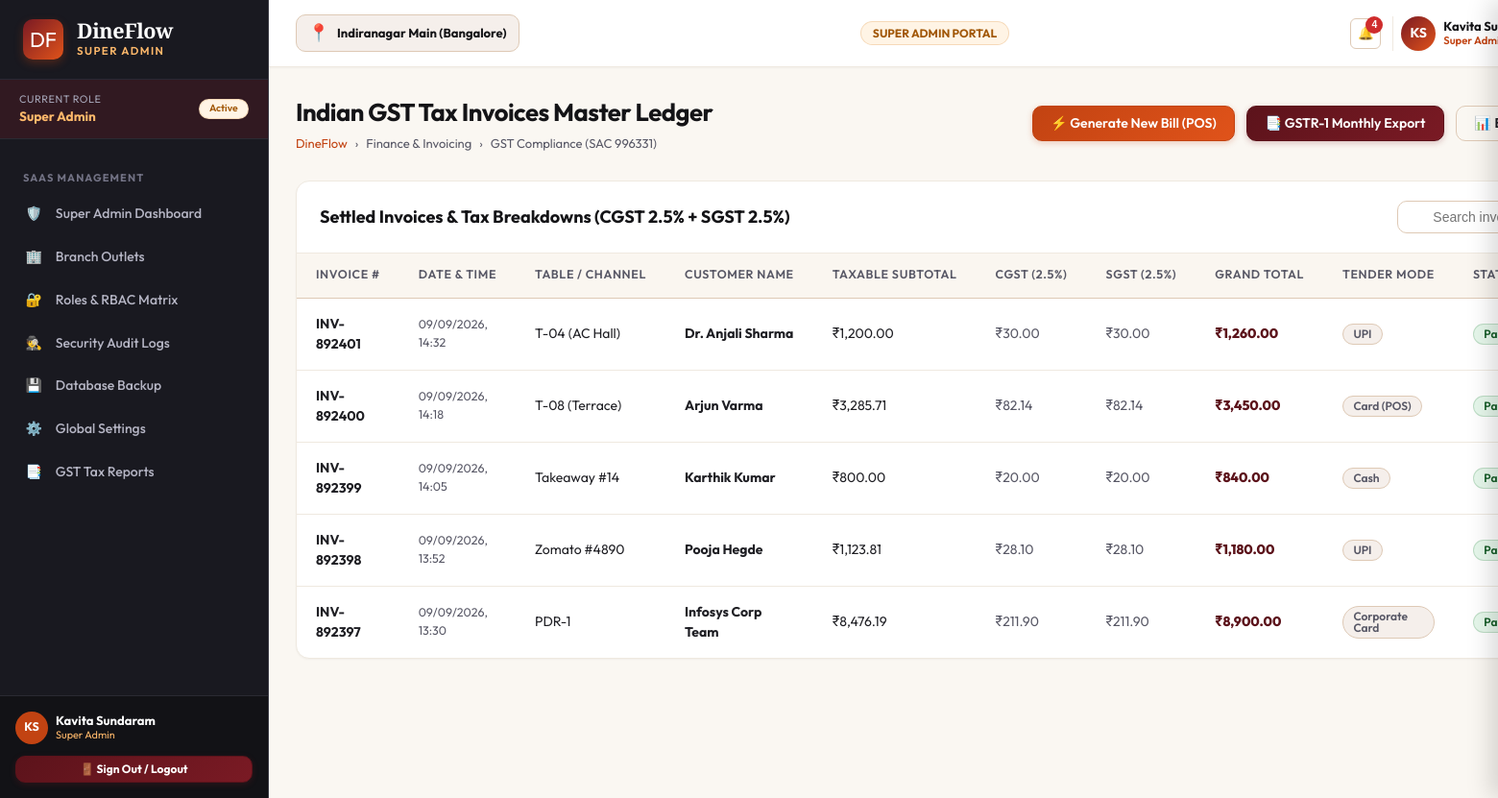
/billing/ (signed in), run on the app's committed database.
### apps/accounts/models.py (models this page shows, shortened)
class Role(models.Model):
    code = models.CharField(max_length=50, unique=True)
    name = models.CharField(max_length=100)
    description = models.TextField(blank=True, default='')
    dashboard_url = models.CharField(max_length=200, default='/dashboard/owner/')
    icon = models.CharField(max_length=50, default='shield')
    is_active = models.BooleanField(default=True)
    created_at = models.DateTimeField(auto_now_add=True)

class UserProfile(models.Model):
    user = models.OneToOneField(User, on_delete=models.CASCADE, related_name='userprofile')
    role = models.ForeignKey(Role, on_delete=models.PROTECT, related_name='users')
    branch = models.CharField(max_length=150, default='Indiranagar Main (Bangalore)')
    employee_code = models.CharField(max_length=50, blank=True, default='')
    phone = models.CharField(max_length=20, blank=True, default='')
    avatar_initials = models.CharField(max_length=5, default='DF')
    created_at = models.DateTimeField(auto_now_add=True)
    updated_at = models.DateTimeField(auto_now=True)

### apps/billing/views.py (the view)
# urls.py: path('', views.invoices, name='invoices_root'),
@role_required(['cashier', 'manager', 'owner', 'super_admin'])
def invoices(request):
    invoices_list = [
        {'inv_num': 'INV-892401', 'date': '09/09/2026, 14:32', 'table': 'T-04 (AC Hall)', 'customer': 'Dr. Anjali Sharma', 'subtotal': 1200.00, 'cgst': 30.00, 'sgst': 30.00, 'grand_total': 1260.00, 'payment_mode': 'UPI', 'status': 'paid'},
        {'inv_num': 'INV-892400', 'date': '09/09/2026, 14:18', 'table': 'T-08 (Terrace)', 'customer': 'Arjun Varma', 'subtotal': 3285.71, 'cgst': 82.14, 'sgst': 82.14, 'grand_total': 3450.00, 'payment_mode': 'Card (POS)', 'status': 'paid'},
        {'inv_num': 'INV-892399', 'date': '09/09/2026, 14:05', 'table': 'Takeaway #14', 'customer': 'Karthik Kumar', 'subtotal': 800.00, 'cgst': 20.00, 'sgst': 20.00, 'grand_total': 840.00, 'payment_mode': 'Cash', 'status': 'paid'},
        {'inv_num': 'INV-892398', 'date': '09/09/2026, 13:52', 'table': 'Zomato #4890', 'customer': 'Pooja Hegde', 'subtotal': 1123.81, 'cgst': 28.10, 'sgst': 28.10, 'grand_total': 1180.00, 'payment_mode': 'UPI', 'status': 'paid'},
        {'inv_num': 'INV-892397', 'date': '09/09/2026, 13:30', 'table': 'PDR-1', 'customer': 'Infosys Corp Team', 'subtotal': 8476.19, 'cgst': 211.90, 'sgst': 211.90, 'grand_total': 8900.00, 'payment_mode': 'Corporate Card', 'status': 'paid'},
    ]
    context = {
        'page_title': 'Indian GST Tax Invoices',
        'invoices': invoices_list
    }
    return render(request, 'billing/invoices.html', context)

### dineflow_core/templatetags/dineflow_tags.py (called while the page is built)
@register.filter(name='inr')
def inr_format(value):
    if value is None or value == '':
        return '₹0.00'
    try:
        val = float(value)
    except (ValueError, TypeError):
        return f"₹{value}"
    is_negative = val < 0
    val = abs(val)
    parts = f"{val:.2f}".split('.')
    integer_part = parts[0]
    decimal_part = parts[1]
    if len(integer_part) <= 3:
        formatted = integer_part
    else:
        last_three = integer_part[-3:]
        remaining = integer_part[:-3]
        groups = []
        while len(remaining) > 2:
            groups.insert(0, remaining[-2:])
            remaining = remaining[:-2]
        if remaining:
            groups.insert(0, remaining)
        formatted = ",".join(groups) + "," + last_three
    result = f"₹{formatted}.{decimal_part}"
    return f"-{result}" if is_negative else result

### templates/billing/invoices.html (shortened to what this page needs)
{% extends 'base.html' %}
{% load static %}
{% load dineflow_tags %}
{% block content %}
<div class="df-page-header">
  <div class="df-page-title-group">
    <h1>Indian GST Tax Invoices Master Ledger</h1>
    <div class="df-breadcrumb">
      <a href="{% url 'landing:index' %}">DineFlow</a>
      <span>›</span>
      <span>Finance & Invoicing</span>
      <span>›</span>
      <span>GST Compliance (SAC 996331)</span>
    </div>
  </div>
  <div style="display:flex; gap:0.75rem;">
    <a href="{% url 'pos:terminal' %}" class="df-btn df-btn-terracotta">
      <span>⚡ Generate New Bill (POS)</span>
    </a>
    <a href="{% url 'analytics:tax_reports' %}" class="df-btn df-btn-maroon">
      <span>📑 GSTR-1 Monthly Export</span>
    </a>
    <button class="df-btn df-btn-outline" onclick="ExportPrint.exportTableToCSV('df-invoices-table', 'gst_invoices.csv')">
      <span>📊 Export Invoices CSV</span>
    </button>
  </div>
</div>
<div class="df-card">
  <div class="df-card-header">
    <div class="df-card-title">Settled Invoices & Tax Breakdowns (CGST 2.5% + SGST 2.5%)</div>
    <div style="display:flex; gap:0.5rem;">
      <input type="text" id="df-inv-search" class="df-input-search" placeholder="Search invoice #, customer, table...">
    </div>
  </div>
  <div class="df-table-responsive">
    <table class="df-table" id="df-invoices-table">
      <thead>
        <tr>
          <th>Invoice #</th>
          <th>Date & Time</th>
          <th>Table / Channel</th>
          <th>Customer Name</th>
          <th>Taxable Subtotal</th>
          <th>CGST (2.5%)</th>
          <th>SGST (2.5%)</th>
          <th>Grand Total</th>
          <th>Tender Mode</th>
          <th>Status</th>
        </tr>
      </thead>
      <tbody>
        {% for inv in invoices %}
          <tr>
            <td><strong>{{ inv.inv_num }}</strong></td>
            <td style="font-size:0.78rem; color:var(--df-text-secondary);">{{ inv.date }}</td>
            <td>{{ inv.table }}</td>
            <td><strong>{{ inv.customer }}</strong></td>
            <td>{{ inv.subtotal|inr }}</td>
            <td style="color:var(--df-text-secondary);">{{ inv.cgst|inr }}</td>
            <td style="color:var(--df-text-secondary);">{{ inv.sgst|inr }}</td>
            <td style="font-weight:800; color:var(--df-maroon-800);">{{ inv.grand_total|inr }}</td>
            <td><span class="df-badge badge-neutral">{{ inv.payment_mode }}</span></td>
            <td><span class="df-badge badge-success">{{ inv.status }}</span></td>
          </tr>
        {% endfor %}
      </tbody>
    </table>
  </div>
</div>
{% endblock %}

### templates/partials/_sidebar.html (shortened to what this page needs)
{% load static %}
<aside class="df-sidebar">
  <div class="df-brand-header">
    <div class="df-brand-logo">DF</div>
    <div>
      <div class="df-brand-title">DineFlow</div>
      <div class="df-brand-subtitle">{{ CURRENT_USER.role_title }}</div>
    </div>
  </div>
  <div style="padding: 0.75rem 1.25rem; background: rgba(122, 26, 36, 0.25); border-bottom: 1px solid #2B2B33; display: flex; align-items: center; justify-content: space-between;">
    <div>
      <div style="font-size: 0.68rem; color: #A6A6B8; text-transform: uppercase; letter-spacing: 0.05em;">Current Role</div>
      <div style="font-size: 0.85rem; font-weight: 700; color: var(--df-saffron-400);">{{ CURRENT_USER.role_title }}</div>
    </div>
    <span class="df-badge badge-warning" style="font-size: 0.65rem;">Active</span>
  </div>
  <nav style="flex: 1; padding: 0.75rem 0 2rem; overflow-y: auto;">
    {% if CURRENT_ROLE == 'super_admin' %}
      <div class="df-nav-section-title">SaaS Management</div>
      <ul class="df-nav-list">
        <li class="df-nav-item">
          <a href="{% url 'dashboard:super_admin' %}" class="df-nav-link {% if request.resolver_match.url_name == 'super_admin' %}active{% endif %}">
            <span>🛡️</span>
            <span>Super Admin Dashboard</span>
          </a>
        </li>
        <li class="df-nav-item">
          <a href="{% url 'settings_app:branches' %}" class="df-nav-link {% if request.resolver_match.url_name == 'branches' %}active{% endif %}">
            <span>🏢</span>
            <span>Branch Outlets</span>
          </a>
        </li>
        <li class="df-nav-item">
          <a href="{% url 'settings_app:roles_permissions' %}" class="df-nav-link {% if request.resolver_match.url_name == 'roles_permissions' %}active{% endif %}">
            <span>🔐</span>
            <span>Roles & RBAC Matrix</span>
          </a>
        </li>
        <li class="df-nav-item">
          <a href="{% url 'settings_app:audit_logs' %}" class="df-nav-link {% if request.resolver_match.url_name == 'audit_logs' %}active{% endif %}">
            <span>🕵️</span>
            <span>Security Audit Logs</span>
          </a>
        </li>
        <li class="df-nav-item">
          <a href="{% url 'settings_app:backup_restore' %}" class="df-nav-link {% if request.resolver_match.url_name == 'backup_restore' %}active{% endif %}">
            <span>💾</span>
            <span>Database Backup</span>
          </a>
        </li>
        <li class="df-nav-item">
          <a href="{% url 'settings_app:general' %}" class="df-nav-link {% if request.resolver_match.url_name == 'general' %}active{% endif %}">
            <span>⚙️</span>
            <span>Global Settings</span>
          </a>
        </li>
        <li class="df-nav-item">
          <a href="{% url 'analytics:tax_reports' %}" class="df-nav-link {% if request.resolver_match.url_name == 'tax_reports' %}active{% endif %}">
            <span>📑</span>
            <span>GST Tax Reports</span>
          </a>
        </li>
      </ul>
    {% endif %}
  </nav>
  <div style="padding: 1rem; border-top: 1px solid #2B2B33; background: rgba(18, 18, 22, 0.95); margin-top: auto;">
    <div style="display: flex; align-items: center; justify-content: space-between; margin-bottom: 0.75rem;">
      <div style="display: flex; align-items: center; gap: 0.5rem;">
        <div style="width: 34px; height: 34px; border-radius: 50%; background: var(--df-terracotta-700); color: #FFF; font-weight: 700; display: flex; align-items: center; justify-content: center; font-size: 0.78rem;">
          {{ CURRENT_USER.avatar_initials }}
        </div>
        <div style="line-height: 1.2;">
          <div style="font-weight: 700; font-size: 0.8125rem; color: #FFF;">{{ CURRENT_USER.name }}</div>
          <div style="font-size: 0.68rem; color: var(--df-saffron-400);">{{ CURRENT_USER.role_title }}</div>
        </div>
      </div>
    </div>
    <div>
      <a href="{% url 'accounts:logout' %}" class="df-btn df-btn-maroon df-btn-sm" style="width: 100%; justify-content: center; font-size: 0.75rem; font-weight: 700;">
        <span>🚪 Sign Out / Logout</span>
      </a>
    </div>
  </div>
</aside>

### templates/partials/_navbar.html (shortened to what this page needs)
{% load static %}
<header class="df-navbar">
  <div style="display: flex; align-items: center; gap: 1rem;">
    <div style="display: flex; align-items: center; gap: 0.5rem; background: var(--df-bg-cream); border: 1px solid var(--df-border-medium); padding: 0.35rem 0.75rem; border-radius: var(--df-radius-md);">
      <span style="font-size: 1.1rem;">📍</span>
      <span style="font-weight: 700; font-size: 0.8125rem; color: var(--df-charcoal-900);">{{ ACTIVE_BRANCH }}</span>
    </div>
  </div>
  <div style="display: flex; align-items: center; gap: 0.75rem;">
    <span class="df-badge badge-warning" style="font-weight: 700; font-size: 0.75rem; padding: 0.35rem 0.75rem;">
      {{ CURRENT_USER.role_title|upper }} PORTAL
    </span>
  </div>
  <div style="display: flex; align-items: center; gap: 0.75rem;">
    <button class="df-btn-icon" onclick="DineFlow.openDrawer('df-notifications-drawer')" style="position: relative;" title="Notifications">
      🔔
      {% if UNREAD_NOTIFICATIONS_COUNT > 0 %}
        <span style="position: absolute; top: -3px; right: -3px; width: 18px; height: 18px; background: var(--df-danger-600); color: #FFF; border-radius: 50%; font-size: 0.65rem; font-weight: 800; display: flex; align-items: center; justify-content: center;">
          {{ UNREAD_NOTIFICATIONS_COUNT }}
        </span>
      {% endif %}
    </button>
    <div style="display: flex; align-items: center; gap: 0.5rem; padding-left: 0.5rem; border-left: 1px solid var(--df-border-light);">
      <div style="width: 36px; height: 36px; border-radius: 50%; background: linear-gradient(135deg, var(--df-maroon-700), var(--df-terracotta-600)); color: #FFF; font-weight: 700; display: flex; align-items: center; justify-content: center; font-size: 0.875rem; box-shadow: var(--df-shadow-xs);">
        {{ CURRENT_USER.avatar_initials }}
      </div>
      <div style="line-height: 1.2; text-align: left;" class="df-hide-mobile">
        <div style="font-weight: 700; font-size: 0.8125rem; color: var(--df-charcoal-900);">{{ CURRENT_USER.name }}</div>
        <div style="font-size: 0.7rem; color: var(--df-terracotta-700); font-weight: 600;">{{ CURRENT_USER.role_title }}</div>
      </div>
    </div>
  </div>
</header>

### static/css/dineflow-tokens.css (style rules this page uses)
:root { --df-charcoal-900: #141417; --df-charcoal-800: #1E1E24; --df-charcoal-700: #2B2B33; --df-charcoal-600: #3C3C47; --df-charcoal-500: #555563; --df-charcoal-400: #7A7A8C; --df-charcoal-300: #A6A6B8; --df-charcoal-200: #D1D1DE; --df-charcoal-100: #EDEDF5; --df-maroon-900: #420C12; --df-maroon-800: #5C131B; --df-maroon-700: #7A1A24; --df-maroon-600: #9E222F; --df-maroon-500: #C42B3B; --df-maroon-100: #FCE8EA; --df-terracotta-900: #73270A; --df-terracotta-800: #9C350D; --df-terracotta-700: #C24312; --df-terracotta-600: #E0531A; --df-terracotta-500: #F06A33; --df-terracotta-400: #F58C60; --df-terracotta-100: #FDEDE6; --df-saffron-900: #733E05; --df-saffron-800: #A15707; --df-saffron-700: #CF7009; --df-saffron-600: #F58B14; --df-saffron-500: #FFA238; --df-saffron-400: #FFB96B; --df-saffron-100: #FFF4E5; --df-gold-800: #8C731A; --df-gold-700: #B89722; --df-gold-600: #D9B32B; --df-gold-500: #F0CA3F; --df-gold-100: #FDF9E7; --df-green-900: #0E421B; --df-green-800: #155C27; --df-green-700: #1E7A35; --df-green-600: #279C44; --df-green-500: #34BD55; --df-green-100: #E6F7EB; --df-danger-800: #781717; --df-danger-700: #A32020; --df-danger-600: #CF2D2D; --df-danger-100: #FDE8E8; --df-bg-app: #FAF7F2; --df-bg-cream: #F5EFEB; --df-bg-surface: #FFFFFF; --df-bg-surface-subtle: #F9F6F0; --df-bg-sidebar: #191920; --df-bg-sidebar-hover: #262630; --df-bg-sidebar-active: #7A1A24; --df-text-primary: #1F1F24; --df-text-secondary: #585866; --df-text-muted: #8C8C9E; --df-text-light: #F7F5F0; --df-text-on-dark: #FFFFFF; --df-border-light: #EFE9E0; --df-border-medium: #DEC9B5; --df-border-dark: #383842; --df-border-focus: #C24312; --df-font-sans: 'Outfit', 'Inter', -apple-system, BlinkMacSystemFont, "Segoe UI", Roboto, sans-serif; --df-font-serif: 'Playfair Display', Georgia, serif; --df-font-mono: 'JetBrains Mono', 'Fira Code', Consolas, monospace; --df-shadow-xs: 0 1px 2px rgba(33, 20, 10, 0.04); --df-shadow-sm: 0 2px 4px rgba(33, 20, 10, 0.06), 0 1px 2px rgba(33, 20, 10, 0.04); --df-shadow-md: 0 6px 12px -2px rgba(33, 20, 10, 0.08), 0 3px 6px -2px rgba(33, 20, 10, 0.05); --df-shadow-lg: 0 12px 24px -4px rgba(33, 20, 10, 0.12), 0 6px 12px -4px rgba(33, 20, 10, 0.06); --df-shadow-xl: 0 20px 32px -6px rgba(33, 20, 10, 0.16), 0 10px 16px -6px rgba(33, 20, 10, 0.08); --df-radius-sm: 6px; --df-radius-md: 10px; --df-radius-lg: 14px; --df-radius-xl: 20px; --df-radius-full: 9999px; --df-sidebar-width: 280px; --df-sidebar-collapsed-width: 80px; --df-navbar-height: 70px; }

### data on the page
Role: role_title "SUPER ADMIN", role_title "Super Admin", role_title "Super…"
UserProfile: avatar_initials "KS", branch "Indiranagar Main (Bangalore)"

### other printed values
{{ CURRENT_USER.name }} "Kavita Sundaram"
{{ UNREAD_NOTIFICATIONS_COUNT }} "4"
{{ CURRENT_USER.name }} "Kavita…"
{{ inv.inv_num }} "INV-892401" "INV-892400" "INV-892399" "INV-892398" "INV-892397"
{{ inv.date }} "09/09/2026, 14:32" "09/09/2026, 14:18" "09/09/2026, 14:05" "09/09/2026, 13:52" "09/09/2026, 13:30"
{{ inv.table }} "T-04 (AC Hall)" "T-08 (Terrace)" "Takeaway #14" "Zomato #4890" "PDR-1"
{{ inv.customer }} "Dr. Anjali Sharma" "Arjun Varma" "Karthik Kumar" "Pooja Hegde" "Infosys Corp Team"
{{ inv.subtotal|inr }} "₹1,200.00" "₹3,285.71" "₹800.00" "₹1,123.81" "₹8,476.19"
{{ inv.cgst|inr }} "₹30.00" "₹82.14" "₹20.00" "₹28.10" "₹211.90"
{{ inv.sgst|inr }} "₹30.00" "₹82.14" "₹20.00" "₹28.10" "₹211.90"
{{ inv.grand_total|inr }} "₹1,260.00" "₹3,450.00" "₹840.00" "₹1,180.00" "₹8,900.00"
{{ inv.payment_mode }} "UPI" "Card (POS)" "Cash" "UPI" "Corporate Card"
